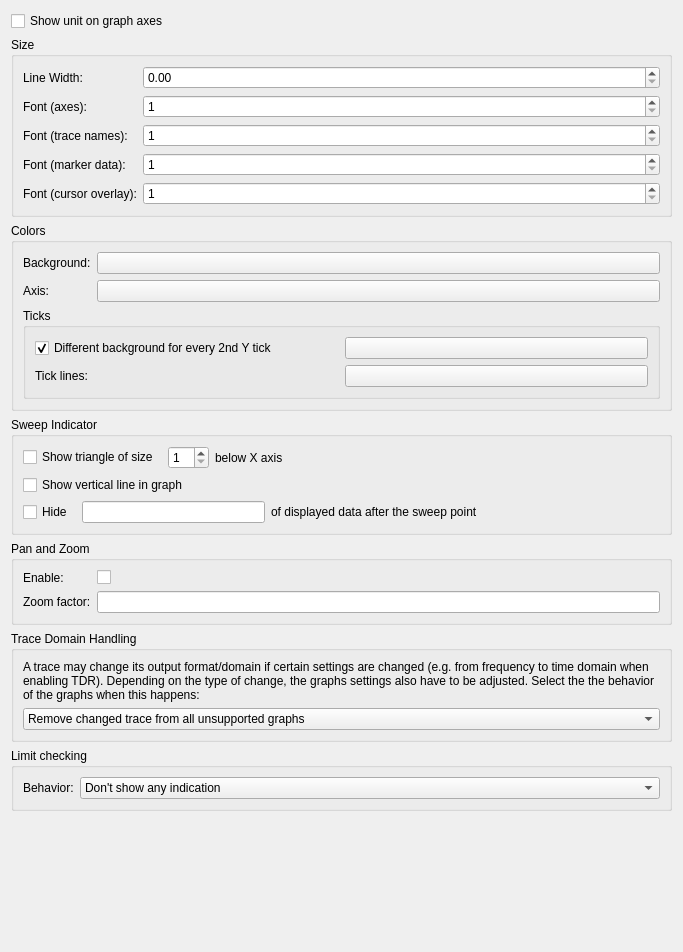
          <widget class="QWidget" name="scrollAreaWidgetContents_3">
           <property name="geometry">
            <rect>
             <x>0</x>
             <y>0</y>
             <width>683</width>
             <height>952</height>
            </rect>
           </property>
           <layout class="QVBoxLayout" name="verticalLayout_22">
            <item>
             <layout class="QVBoxLayout" name="verticalLayout_11">
              <item>
               <widget class="QCheckBox" name="GraphsShowUnit">
                <property name="text">
                 <string>Show unit on graph axes</string>
                </property>
               </widget>
              </item>
              <item>
               <widget class="QGroupBox" name="groupBox_16">
                <property name="title">
                 <string>Size</string>
                </property>
                <layout class="QFormLayout" name="formLayout_11">
                 <item row="0" column="0">
                  <widget class="QLabel" name="label_27">
                   <property name="text">
                    <string>Line Width:</string>
                   </property>
                  </widget>
                 </item>
                 <item row="0" column="1">
                  <widget class="QDoubleSpinBox" name="GraphsLineWidth">
                   <property name="singleStep">
                    <double>0.100000000000000</double>
                   </property>
                  </widget>
                 </item>
                 <item row="1" column="0">
                  <widget class="QLabel" name="label_39">
                   <property name="text">
                    <string>Font (axes):</string>
                   </property>
                  </widget>
                 </item>
                 <item row="1" column="1">
                  <widget class="QSpinBox" name="GraphsFontSizeAxis">
                   <property name="minimum">
                    <number>1</number>
                   </property>
                  </widget>
                 </item>
                 <item row="2" column="1">
                  <widget class="QSpinBox" name="GraphsFontSizeTraceNames">
                   <property name="minimum">
                    <number>1</number>
                   </property>
                  </widget>
                 </item>
                 <item row="3" column="1">
                  <widget class="QSpinBox" name="GraphsFontSizeMarkerData">
                   <property name="minimum">
                    <number>1</number>
                   </property>
                  </widget>
                 </item>
                 <item row="4" column="1">
                  <widget class="QSpinBox" name="GraphsFontSizeCursorOverlay">
                   <property name="minimum">
                    <number>1</number>
                   </property>
                  </widget>
                 </item>
                 <item row="2" column="0">
                  <widget class="QLabel" name="label_40">
                   <property name="text">
                    <string>Font (trace names):</string>
                   </property>
                  </widget>
                 </item>
                 <item row="3" column="0">
                  <widget class="QLabel" name="label_41">
                   <property name="text">
                    <string>Font (marker data):</string>
                   </property>
                  </widget>
                 </item>
                 <item row="4" column="0">
                  <widget class="QLabel" name="label_42">
                   <property name="text">
                    <string>Font (cursor overlay):</string>
                   </property>
                  </widget>
                 </item>
                </layout>
               </widget>
              </item>
              <item>
               <widget class="QGroupBox" name="groupBox_5">
                <property name="title">
                 <string>Colors</string>
                </property>
                <layout class="QFormLayout" name="formLayout_4">
                 <item row="0" column="0">
                  <widget class="QLabel" name="label_15">
                   <property name="text">
                    <string>Background:</string>
                   </property>
                  </widget>
                 </item>
                 <item row="0" column="1">
                  <widget class="ColorPickerButton" name="GraphsColorBackground">
                   <property name="text">
                    <string/>
                   </property>
                  </widget>
                 </item>
                 <item row="1" column="0">
                  <widget class="QLabel" name="label_16">
                   <property name="text">
                    <string>Axis:</string>
                   </property>
                  </widget>
                 </item>
                 <item row="1" column="1">
                  <widget class="ColorPickerButton" name="GraphsColorAxis">
                   <property name="text">
                    <string/>
                   </property>
                  </widget>
                 </item>
                 <item row="2" column="0" colspan="2">
                  <widget class="QGroupBox" name="groupBox_13">
                   <property name="title">
                    <string>Ticks</string>
                   </property>
                   <property name="checkable">
                    <bool>false</bool>
                   </property>
                   <layout class="QGridLayout" name="gridLayout">
                    <item row="1" column="1">
                     <widget class="ColorPickerButton" name="GraphsColorTicksBackground">
                      <property name="text">
                       <string/>
                      </property>
                      <property name="checkable">
                       <bool>false</bool>
                      </property>
                      <property name="checked">
                       <bool>false</bool>
                      </property>
                     </widget>
                    </item>
                    <item row="2" column="0">
                     <widget class="QLabel" name="label_17">
                      <property name="text">
                       <string>Tick lines:</string>
                      </property>
                     </widget>
                    </item>
                    <item row="2" column="1">
                     <widget class="ColorPickerButton" name="GraphsColorTicksDivisions">
                      <property name="text">
                       <string/>
                      </property>
                     </widget>
                    </item>
                    <item row="1" column="0">
                     <widget class="QCheckBox" name="GraphsColorTicksBackgroundEnabled">
                      <property name="text">
                       <string>Different background for every 2nd Y tick</string>
                      </property>
                      <property name="checked">
                       <bool>true</bool>
                      </property>
                     </widget>
                    </item>
                   </layout>
                  </widget>
                 </item>
                </layout>
               </widget>
              </item>
              <item>
               <widget class="QGroupBox" name="groupBox_20">
                <property name="title">
                 <string>Sweep Indicator</string>
                </property>
                <layout class="QVBoxLayout" name="verticalLayout_26">
                 <item>
                  <layout class="QHBoxLayout" name="horizontalLayout_16">
                   <item>
                    <widget class="QCheckBox" name="GraphsSweepTriangle">
                     <property name="text">
                      <string>Show triangle of size </string>
                     </property>
                    </widget>
                   </item>
                   <item>
                    <widget class="QSpinBox" name="GraphsSweepTriangleSize">
                     <property name="minimum">
                      <number>1</number>
                     </property>
                    </widget>
                   </item>
                   <item>
                    <widget class="QLabel" name="label_52">
                     <property name="text">
                      <string>below X axis</string>
                     </property>
                    </widget>
                   </item>
                   <item>
                    <spacer name="horizontalSpacer_2">
                     <property name="orientation">
                      <enum>Qt::Horizontal</enum>
                     </property>
                     <property name="sizeHint" stdset="0">
                      <size>
                       <width>40</width>
                       <height>20</height>
                      </size>
                     </property>
                    </spacer>
                   </item>
                  </layout>
                 </item>
                 <item>
                  <layout class="QHBoxLayout" name="horizontalLayout_15">
                   <item>
                    <widget class="QCheckBox" name="GraphsSweepLine">
                     <property name="text">
                      <string>Show vertical line in graph</string>
                     </property>
                    </widget>
                   </item>
                   <item>
                    <spacer name="horizontalSpacer_3">
                     <property name="orientation">
                      <enum>Qt::Horizontal</enum>
                     </property>
                     <property name="sizeHint" stdset="0">
                      <size>
                       <width>40</width>
                       <height>20</height>
                      </size>
                     </property>
                    </spacer>
                   </item>
                  </layout>
                 </item>
                 <item>
                  <layout class="QHBoxLayout" name="horizontalLayout_17">
                   <item>
                    <widget class="QCheckBox" name="GraphsSweepHide">
                     <property name="text">
                      <string>Hide </string>
                     </property>
                    </widget>
                   </item>
                   <item>
                    <widget class="SIUnitEdit" name="GraphsSweepHidePercent"/>
                   </item>
                   <item>
                    <widget class="QLabel" name="label_53">
                     <property name="text">
                      <string>of displayed data after the sweep point</string>
                     </property>
                    </widget>
                   </item>
                   <item>
                    <spacer name="horizontalSpacer_5">
                     <property name="orientation">
                      <enum>Qt::Horizontal</enum>
                     </property>
                     <property name="sizeHint" stdset="0">
                      <size>
                       <width>40</width>
                       <height>20</height>
                      </size>
                     </property>
                    </spacer>
                   </item>
                  </layout>
                 </item>
                </layout>
               </widget>
              </item>
              <item>
               <widget class="QGroupBox" name="groupBox_18">
                <property name="title">
                 <string>Pan and Zoom</string>
                </property>
                <layout class="QFormLayout" name="formLayout_13">
                 <item row="0" column="0">
                  <widget class="QLabel" name="label_46">
                   <property name="text">
                    <string>Enable:</string>
                   </property>
                  </widget>
                 </item>
                 <item row="0" column="1">
                  <widget class="QCheckBox" name="GraphsEnablePanZoom">
                   <property name="text">
                    <string/>
                   </property>
                  </widget>
                 </item>
                 <item row="1" column="0">
                  <widget class="QLabel" name="label_47">
                   <property name="text">
                    <string>Zoom factor:</string>
                   </property>
                  </widget>
                 </item>
                 <item row="1" column="1">
                  <widget class="SIUnitEdit" name="GraphsZoomFactor"/>
                 </item>
                </layout>
               </widget>
              </item>
              <item>
               <widget class="QGroupBox" name="groupBox_12">
                <property name="title">
                 <string>Trace Domain Handling</string>
                </property>
                <layout class="QVBoxLayout" name="verticalLayout_4">
                 <item>
                  <widget class="QLabel" name="label_25">
                   <property name="text">
                    <string>&lt;html&gt;&lt;head/&gt;&lt;body&gt;&lt;p&gt;A trace may change its output format/domain if certain settings are changed (e.g. from frequency to time domain when enabling TDR). Depending on the type of change, the graphs settings also have to be adjusted. Select the the behavior of the graphs when this happens:&lt;/p&gt;&lt;/body&gt;&lt;/html&gt;</string>
                   </property>
                   <property name="wordWrap">
                    <bool>true</bool>
                   </property>
                  </widget>
                 </item>
                 <item>
                  <widget class="QComboBox" name="GraphsDomainChangeBehavior">
                   <item>
                    <property name="text">
                     <string>Remove changed trace from all unsupported graphs</string>
                    </property>
                   </item>
                   <item>
                    <property name="text">
                     <string>Adjust graphs to support the changed trace (may remove other traces)</string>
                    </property>
                   </item>
                   <item>
                    <property name="text">
                     <string>Adjust graph only if it contains no other traces</string>
                    </property>
                   </item>
                  </widget>
                 </item>
                </layout>
               </widget>
              </item>
              <item>
               <widget class="QGroupBox" name="groupBox_17">
                <property name="title">
                 <string>Limit checking</string>
                </property>
                <layout class="QFormLayout" name="formLayout_12">
                 <item row="0" column="0">
                  <widget class="QLabel" name="label_43">
                   <property name="text">
                    <string>Behavior:</string>
                   </property>
                  </widget>
                 </item>
                 <item row="0" column="1">
                  <widget class="QComboBox" name="GraphsLimitIndication">
                   <item>
                    <property name="text">
                     <string>Don't show any indication</string>
                    </property>
                   </item>
                   <item>
                    <property name="text">
                     <string>PASS/FAIL text in graph corner</string>
                    </property>
                   </item>
                   <item>
                    <property name="text">
                     <string>Overlay over whole graph on FAIL</string>
                    </property>
                   </item>
                  </widget>
                 </item>
                </layout>
               </widget>
              </item>
              <item>
               <spacer name="verticalSpacer_3">
                <property name="orientation">
                 <enum>Qt::Vertical</enum>
                </property>
                <property name="sizeHint" stdset="0">
                 <size>
                  <width>20</width>
                  <height>40</height>
                 </size>
                </property>
               </spacer>
              </item>
             </layout>
            </item>
           </layout>
          </widget>
